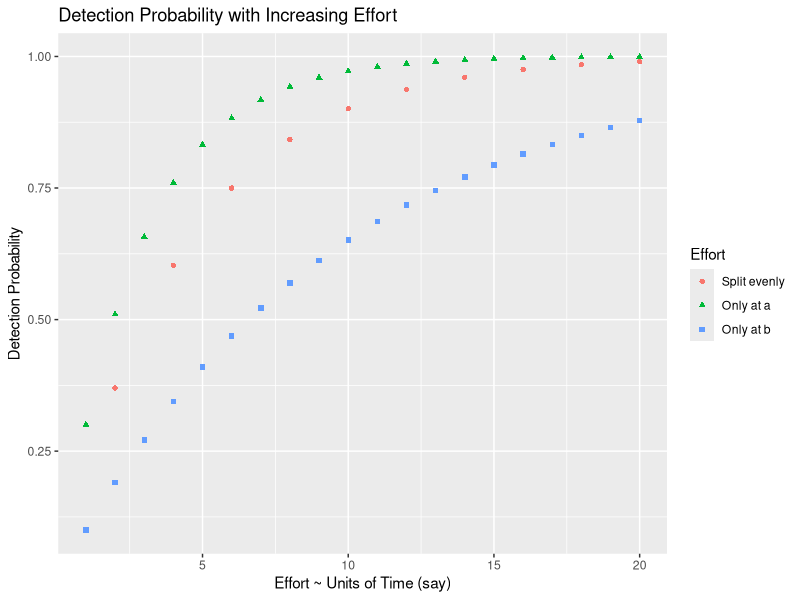
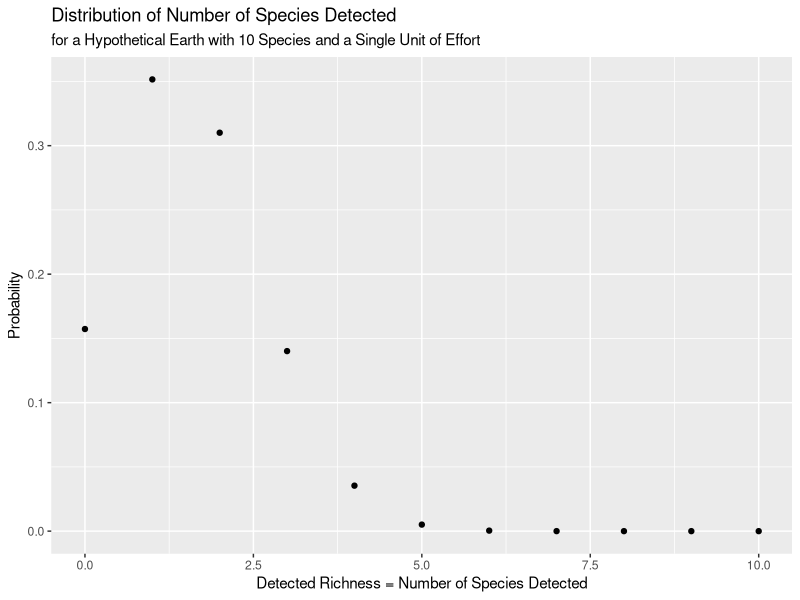
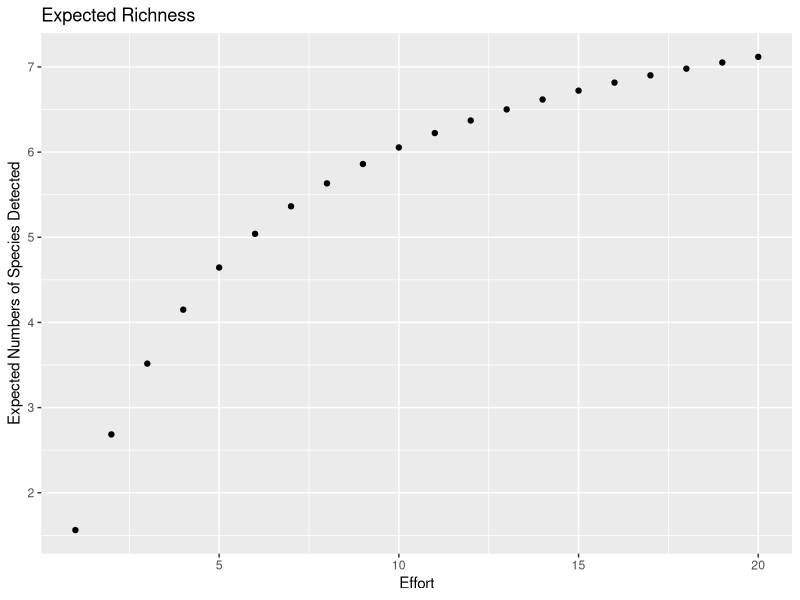

R code for these plots, in order:
## ---- chunk 1
knitr::opts_chunk$set(echo = TRUE)
library(ggplot2); library(dplyr)
library(tidyr)
library(viridis)
## ---- chunk 2
pdetect <- function(t, p){
  return(1 - ((1 - p)^t))
}
pa <- 0.3
pb <- 0.1

ptable <- data.frame(Attempt = 1:40)
ptable$location <- NA
ptable$location[as.logical(ptable$Attempt %% 2)] <- "a"
ptable$location[as.logical(1 -ptable$Attempt %% 2)] <- "b"
ptable$pdet[ptable$location == "a"] <- pa
ptable$pdet[ptable$location == "b"] <- pb
ptable$qdet <- 1 - ptable$pdet

loca_only <- ptable %>%
  filter(location == "a") %>%
  mutate(pdet_cum = 1 - cumprod(qdet),
         effort = row_number()) %>%
  select(pdet_cum, effort)

locb_only <- ptable %>%
  filter(location == "b") %>%
  mutate(pdet_cum = 1 - cumprod(qdet),
         effort = row_number()) %>%
  select(pdet_cum, effort)

locab <- ptable %>%
  mutate(pdet_cum = 1 - cumprod(qdet),
         effort = row_number()) %>%
  filter(location == "b") %>%
  select(pdet_cum, effort)

loca_only %>%
  inner_join(locb_only, by = "effort", suffix = c(".a", ".b") ) %>%
  left_join(locab, by = "effort", suffix  = c("", ".ab")) %>%
  pivot_longer(cols = starts_with("pdet_cum"), names_prefix = "pdet_cum") %>%
  ggplot() +
  geom_point(aes(x = effort, y = value, col = name, pch = name),
             na.rm = TRUE) +
  ggtitle("Detection Probability with Increasing Effort") +
  scale_color_discrete(name = "Effort",
                      labels = c("Split evenly",
                                 "Only at a",
                                 "Only at b")) +
  scale_shape_discrete(name = "Effort",
                      labels = c("Split evenly",
                                 "Only at a",
                                 "Only at b")) +
  xlab("Effort ~ Units of Time (say)") +
  ylab("Detection Probability")
## ---- chunk 3
p_i <- runif(10, min = 0, max = 0.5)
print(p_i)
## ---- chunk 4
names(p_i) <- 1:length(p_i)
probscenario <- function(undetsp, p_i){
  p_mod <- p_i
  p_mod[undetsp] <- 1 - p_i[undetsp]
  prob <- Reduce("*", p_mod)
  return(prob)
}
probrichness <- function(p_i, richness){
  undetsp <- combn(names(p_i), length(p_i) - richness, simplify = FALSE)
  prob <- sum(vapply(undetsp, function(x) probscenario(x, p_i), FUN.VALUE = -0.1))
  return(prob)
}
richness_dist <- vapply(0:10, function(x) probrichness(p_i, x), FUN.VALUE = 0.1)
names(richness_dist) <- 0:10

richness_dist %>%
  tibble::enframe(name = "richness", value = "p") %>%
  mutate(richness = as.integer(richness)) %>%
  ggplot() +
  geom_point(aes(x = richness, y = p)) +
  ggtitle("Distribution of Number of Species Detected",
          subtitle = "for a Hypothetical Earth with 10 Species and a Single Unit of Effort") +
  ylab("Probability") +
  xlab("Detected Richness = Number of Species Detected")
## ---- chunk 5
expectedrichness <- function(p_i){
  probrichness_l <- vapply(0:length(p_i), function(r) probrichness(p_i, r), FUN.VALUE = 0.1)
  return(sum(0:length(p_i) * probrichness_l))
}

# calculate for increase time effort
t <- 1 : 20
p_i_t <- lapply(p_i, function(p) pdetect(t, p))
p_i_t <- data.frame(p_i_t)
row.names(p_i_t) <- t
Erich <- apply(p_i_t, 1, expectedrichness) #takes a REAALLY long time for many species

Erich <- data.frame(Erich)
Erich$Effort <- as.numeric(row.names(Erich))
ggplot(data = Erich) +
  geom_point(aes(x = Effort, y = Erich)) +
  ylab("Expected Numbers of Species Detected") +
  ggtitle("Expected Richness")
